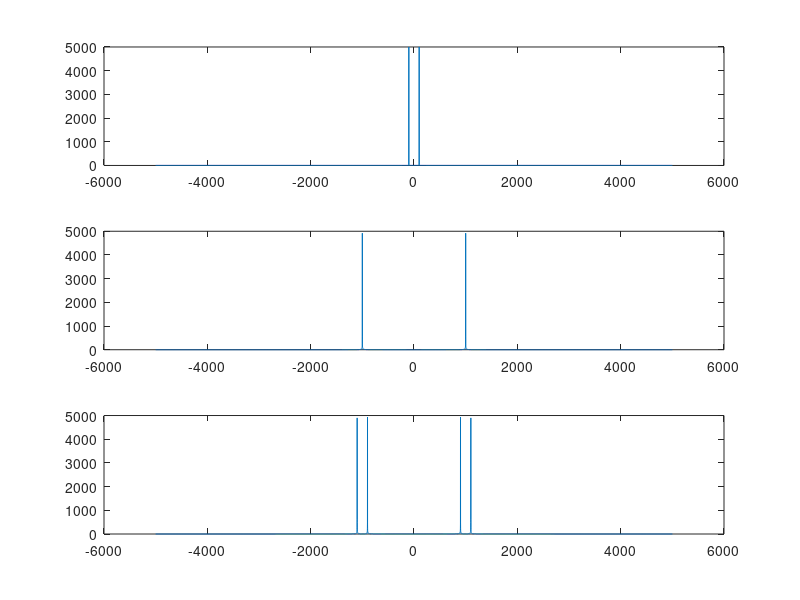
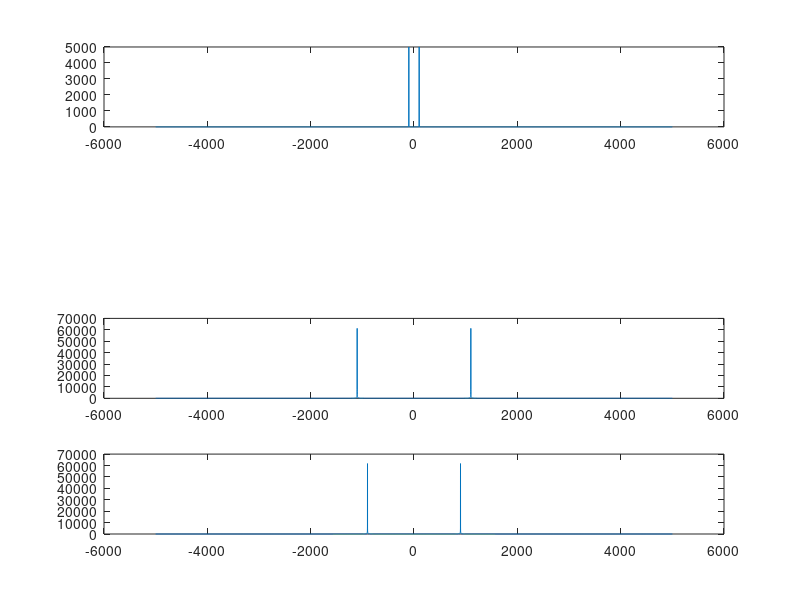

Here is the MATLAB script that generated these plots, in order:
clc;
clear all;
close all;

%% DSB 
cycles=100;
fc= 1000; ac=5;
fm= 100; am=5;
fs= 10*fc;
t=0:1/fs: cycles/fm;

m= cos(2*pi*fm*t);
c= cos(2*pi*fc*t);

s1= (1+ (am/ac)*m).*c;
s2= (1- (am/ac)*m).*c;

dsb= s1-s2;

M= fftshift(fft(m));
C= fftshift(fft(c));
s_dsb= fftshift(fft(dsb));
w= linspace(-fs/2, fs/2, length(s_dsb));

figure (1);
subplot(311);
plot(w, abs(M));

subplot(312);
plot(w, abs(C));

subplot(313);
plot(w, abs(s_dsb));

%% SSB

s_ussb= (ac*am/2)*cos(2*pi*(fc+fm)*t);
s_lssb= (ac*am/2)*cos(2*pi*(fc-fm)*t);

figure(2);
S_USSB= fftshift(fft(s_ussb));
S_LSSB= fftshift(fft(s_lssb));
w_ssb= linspace(-fs/2, fs/2, length(s_ussb));

subplot(411);
plot(w_ssb, abs(M));

subplot(312);
plot(w_ssb, abs(C));

subplot(413);
plot(w_ssb, abs(S_USSB));

subplot(414);
plot(w_ssb, abs(S_LSSB));



